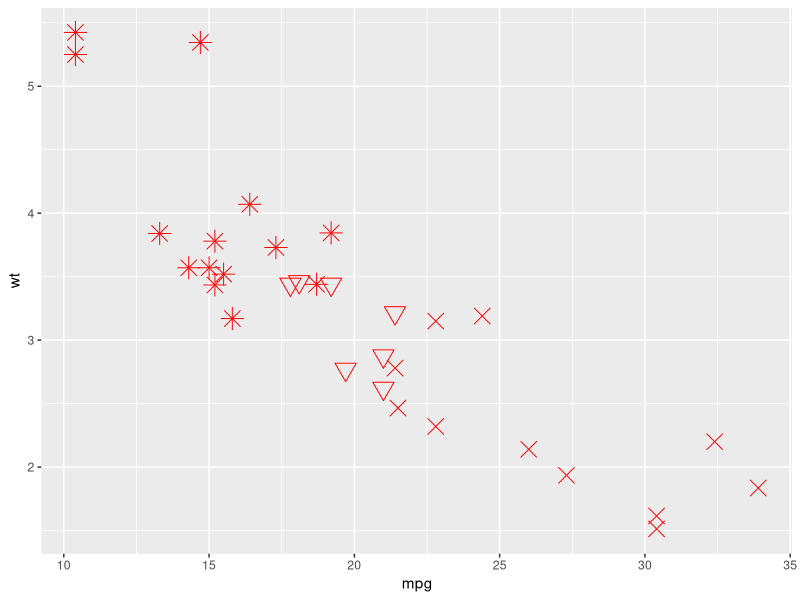

Generate this figure with R:
library(ggplot2)

ggplot(data=mtcars) +
       aes(x = mpg, y = wt) +
       geom_point(shape=mtcars$cyl, color="red", size=5)
